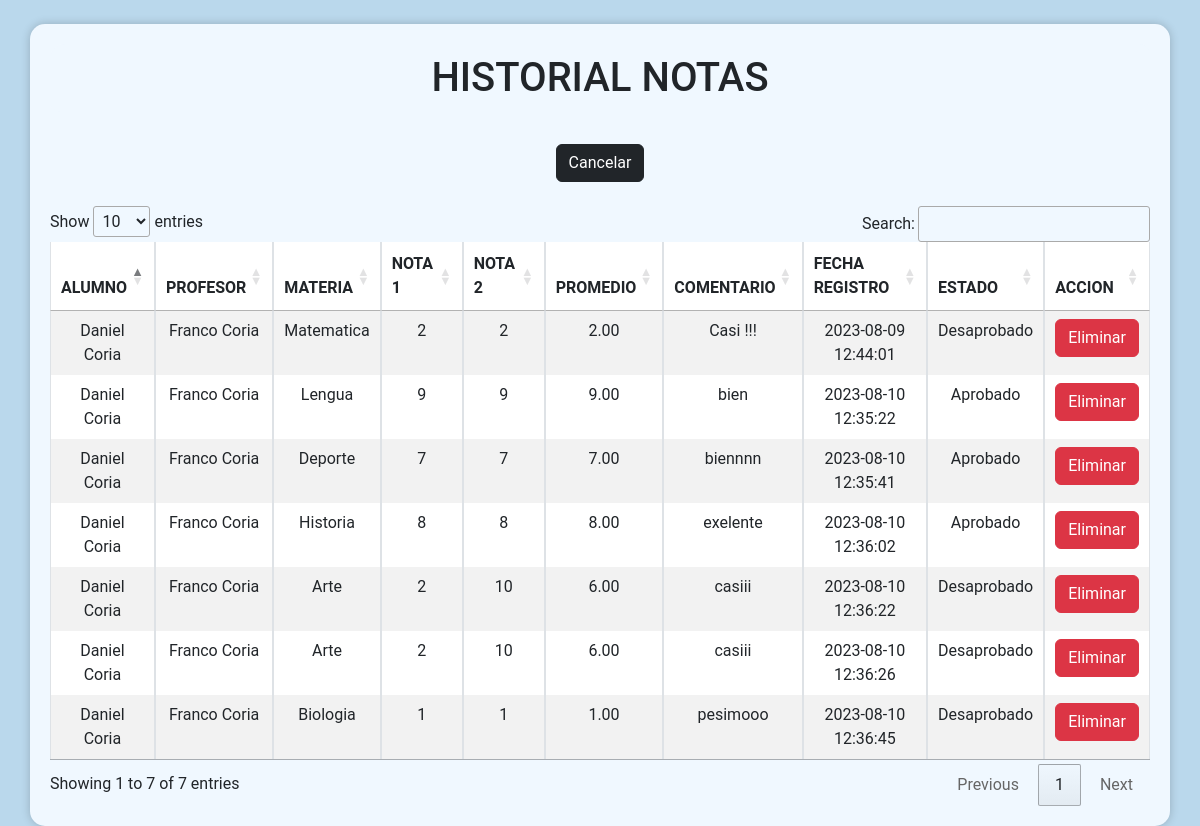
Screenshot of /admin/notas/notasAlumnosHistorial.php?idCurso=1 (signed in) with the database file from the repository.
### tables this page shows
CREATE TABLE `calificacion_alumnos_historial` (
  `id_cal_historial` int(11) NOT NULL,
  `id_alumno` int(11) DEFAULT NULL,
  `id_profesor` int(11) DEFAULT NULL,
  `id_materia` int(11) DEFAULT NULL,
  `id_curso` int(11) DEFAULT NULL,
  `punt_1` int(11) DEFAULT NULL,
  `punt_2` int(11) DEFAULT NULL,
  `promedio` decimal(5,2) DEFAULT NULL,
  `comentario` text DEFAULT NULL,
  `id_estado` int(11) DEFAULT NULL,
  `fecha_registro` datetime DEFAULT current_timestamp()
);

CREATE TABLE `alumnos` (
  `id_alumno` int(11) NOT NULL,
  `nombre` varchar(50) NOT NULL,
  `apellido` varchar(50) NOT NULL,
  `correo` varchar(50) NOT NULL,
  `usuario` varchar(50) NOT NULL,
  `contraseña` varchar(50) NOT NULL,
  `id_sexo` int(11) NOT NULL,
  `id_estado` int(11) NOT NULL
);

CREATE TABLE `profesores` (
  `id_profesor` int(11) NOT NULL,
  `nombre` varchar(50) NOT NULL,
  `apellido` varchar(50) NOT NULL,
  `correo` varchar(50) NOT NULL,
  `usuario` varchar(50) NOT NULL,
  `contraseña` varchar(50) NOT NULL,
  `id_sexo` int(11) NOT NULL,
  `id_estado` int(11) NOT NULL
);

CREATE TABLE `materia` (
  `id_materia` int(11) NOT NULL,
  `tipo` varchar(50) NOT NULL
);

CREATE TABLE `estado` (
  `id_estado` int(11) NOT NULL,
  `tipo` varchar(50) NOT NULL
);

### admin/notas/notasAlumnosHistorial.php (the view, shortened to what this page needs)
<?php
$conn = mysqli_connect("localhost", "root", "", "gestion_calificaciones");
$idCurso = $_GET['idCurso'];
$cursoNombre = $_GET['cursoNombre'];
?>
<!DOCTYPE html>
<html lang="en">
<head>
    <link rel="stylesheet" href="https://cdn.jsdelivr.net/npm/bootstrap@5.3.0-alpha1/dist/css/bootstrap.min.css">
    <link rel="stylesheet" href="//cdn.datatables.net/1.13.4/css/jquery.dataTables.min.css">
</head>
<br>
<body>
    <div class="container">
        <h1>HISTORIAL NOTAS</h1>
        <br>
        <button type="button" class="btn btn-dark" onclick="window.location.href='notasAlumnos.php?idCurso=<?php echo $_GET['idCurso']; ?>&cursoNombre=<?php echo urlencode($_GET['cursoNombre']); ?>'">Cancelar</button>
        <br><br>
        <?php
        $sql = "SELECT ch.id_cal_historial, a.nombre AS nombre_alumno, a.apellido AS apellido_alumno ,p.nombre AS nombre_profesor, p.apellido AS apellido_profesor , m.tipo AS nombre_materia, c.tipo AS nombre_curso,
        ch.punt_1, ch.punt_2, ch.promedio, ch.comentario, ch.fecha_registro ,e.tipo AS nombre_estado
        FROM calificacion_alumnos_historial ch
        JOIN alumnos a ON ch.id_alumno = a.id_alumno
        JOIN profesores p ON ch.id_profesor = p.id_profesor
        JOIN materia m ON ch.id_materia = m.id_materia
        JOIN estado e ON ch.id_estado = e.id_estado
        JOIN curso c ON ch.id_curso = c.id_curso
        WHERE ch.id_curso = $idCurso";
        $result = mysqli_query($conn, $sql);
        ?>
        <table id="calificaciones" class="table table-bordered table-striped text-center">
            <thead>
                <tr class="bg-primary text-white">
                    <th scope="col">ALUMNO</th>
                    <th scope="col">PROFESOR</th>
                    <th scope="col">MATERIA</th>
                    <th scope="col">NOTA 1</th>
                    <th scope="col">NOTA 2</th>
                    <th scope="col">PROMEDIO</th>
                    <th scope="col">COMENTARIO</th>
                    <th scope="col">FECHA REGISTRO</th>
                    <th scope="col">ESTADO</th>
                    <th scope="col">ACCION</th>
                </tr>
            </thead>
            <tbody>
                <?php
                while ($mostrar = mysqli_fetch_array($result)) {
                    ?>
                    <tr>
                        <td><?php echo $mostrar['nombre_alumno'] ?> <?php echo $mostrar['apellido_alumno'] ?></td>
                        <td><?php echo $mostrar['nombre_profesor'] ?> <?php echo $mostrar['apellido_profesor'] ?></td>
                        <td><?php echo $mostrar['nombre_materia'] ?></td>
                        <td><?php echo $mostrar['punt_1'] ?></td>
                        <td><?php echo $mostrar['punt_2'] ?></td>
                        <td><?php echo $mostrar['promedio'] ?></td>
                        <td><?php echo $mostrar['comentario'] ?></td>
                        <td><?php echo $mostrar['fecha_registro'] ?></td>
                        <td><?php echo $mostrar['nombre_estado'] ?></td>
                        <td>
                        <button type="button" class="btn btn-danger" onclick="window.location.href='eliminarNotasHist.php?id=<?php echo $mostrar["id_cal_historial"]; ?>&idCurso=<?php echo $idCurso; ?>&cursoNombre=<?php echo $cursoNombre; ?>'">Eliminar</button>
                        </td>
                    </tr>
                <?php
                }
                ?>
            </tbody>
        </table>
    </div>
</body>
</html>

### admin/notas/notasAlumnosHistorial.php (style rules this page uses)
body { background-color: #BAD8EC ; font-family: "Roboto", sans-serif; text-align: center; }
.container { background-color: aliceblue; margin: auto; padding: 20px; border-radius: 15px; box-shadow: 0 0 10px rgba(0, 0, 0, 0.2); }
h1 { background-color: aliceblue; border-radius: 15px 10px 15px 10px; padding: 10px; }

### rows the page displays
calificacion_alumnos_historial: id_alumno.nombre "Daniel", id_alumno.apellido "Coria", id_profesor.nombre "Franco", id_profesor.apellido "Coria", id_materia.tipo "Matematica", punt_1 "2", punt_2 "2", promedio "2.00", comentario "Casi !!!", fecha_registro "2023-08-09 12:44:01", id_estado.tipo "Desaprobado"
calificacion_alumnos_historial: id_alumno.nombre "Daniel", id_alumno.apellido "Coria", id_profesor.nombre "Franco", id_profesor.apellido "Coria", id_materia.tipo "Lengua", punt_1 "9", punt_2 "9", promedio "9.00", comentario "bien", fecha_registro "2023-08-10 12:35:22", id_estado.tipo "Aprobado"
calificacion_alumnos_historial: id_alumno.nombre "Daniel", id_alumno.apellido "Coria", id_profesor.nombre "Franco", id_profesor.apellido "Coria", id_materia.tipo "Deporte", punt_1 "7", punt_2 "7", promedio "7.00", comentario "biennnn", fecha_registro "2023-08-10 12:35:41", id_estado.tipo "Aprobado"
calificacion_alumnos_historial: id_alumno.nombre "Daniel", id_alumno.apellido "Coria", id_profesor.nombre "Franco", id_profesor.apellido "Coria", id_materia.tipo "Historia", punt_1 "8", punt_2 "8", promedio "8.00", comentario "exelente", fecha_registro "2023-08-10 12:36:02", id_estado.tipo "Aprobado"
calificacion_alumnos_historial: id_alumno.nombre "Daniel", id_alumno.apellido "Coria", id_profesor.nombre "Franco", id_profesor.apellido "Coria", id_materia.tipo "Arte", punt_1 "2", punt_2 "10", promedio "6.00", comentario "casiii", fecha_registro "2023-08-10 12:36:22", id_estado.tipo "Desaprobado"
calificacion_alumnos_historial: id_alumno.nombre "Daniel", id_alumno.apellido "Coria", id_profesor.nombre "Franco", id_profesor.apellido "Coria", id_materia.tipo "Arte", punt_1 "2", punt_2 "10", promedio "6.00", comentario "casiii", fecha_registro "2023-08-10 12:36:26", id_estado.tipo "Desaprobado"
calificacion_alumnos_historial: id_alumno.nombre "Daniel", id_alumno.apellido "Coria", id_profesor.nombre "Franco", id_profesor.apellido "Coria", id_materia.tipo "Biologia", punt_1 "1", punt_2 "1", promedio "1.00", comentario "pesimooo", fecha_registro "2023-08-10 12:36:45", id_estado.tipo "Desaprobado"
